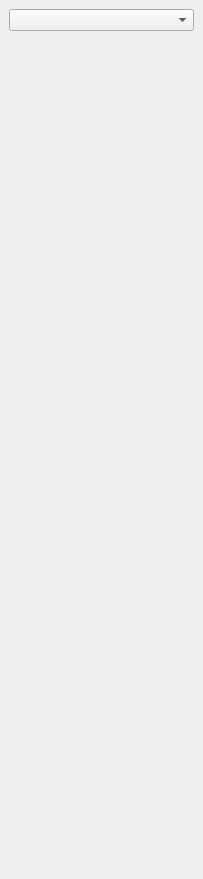
<ui version="4.0" >
 <author></author>
 <comment></comment>
 <exportmacro></exportmacro>
 <class>udg::QNavigateWindowBase</class>
 <widget class="QWidget" name="udg::QNavigateWindowBase" >
  <property name="geometry" >
   <rect>
    <x>0</x>
    <y>0</y>
    <width>203</width>
    <height>879</height>
   </rect>
  </property>
  <property name="windowTitle" >
   <string>Form</string>
  </property>
  <layout class="QGridLayout" >
   <property name="margin" >
    <number>9</number>
   </property>
   <property name="spacing" >
    <number>6</number>
   </property>
   <item row="2" column="0" >
    <widget class="udg::QSeriesListWidget" name="m_SeriesImViewCache" >
     <property name="sizePolicy" >
      <sizepolicy>
       <hsizetype>7</hsizetype>
       <vsizetype>7</vsizetype>
       <horstretch>0</horstretch>
       <verstretch>0</verstretch>
      </sizepolicy>
     </property>
     <property name="minimumSize" >
      <size>
       <width>0</width>
       <height>0</height>
      </size>
     </property>
    </widget>
   </item>
   <item row="1" column="0" >
    <spacer>
     <property name="orientation" >
      <enum>Qt::Vertical</enum>
     </property>
     <property name="sizeType" >
      <enum>QSizePolicy::Fixed</enum>
     </property>
     <property name="sizeHint" >
      <size>
       <width>20</width>
       <height>16</height>
      </size>
     </property>
    </spacer>
   </item>
   <item row="0" column="0" >
    <widget class="QComboBox" name="comboBox" />
   </item>
  </layout>
 </widget>
 <pixmapfunction></pixmapfunction>
 <customwidgets>
  <customwidget>
   <class>udg::QSeriesListWidget</class>
   <extends></extends>
   <header>qserieslistwidget.h</header>
   <container>0</container>
   <pixmap></pixmap>
  </customwidget>
 </customwidgets>
 <resources/>
 <connections/>
</ui>
